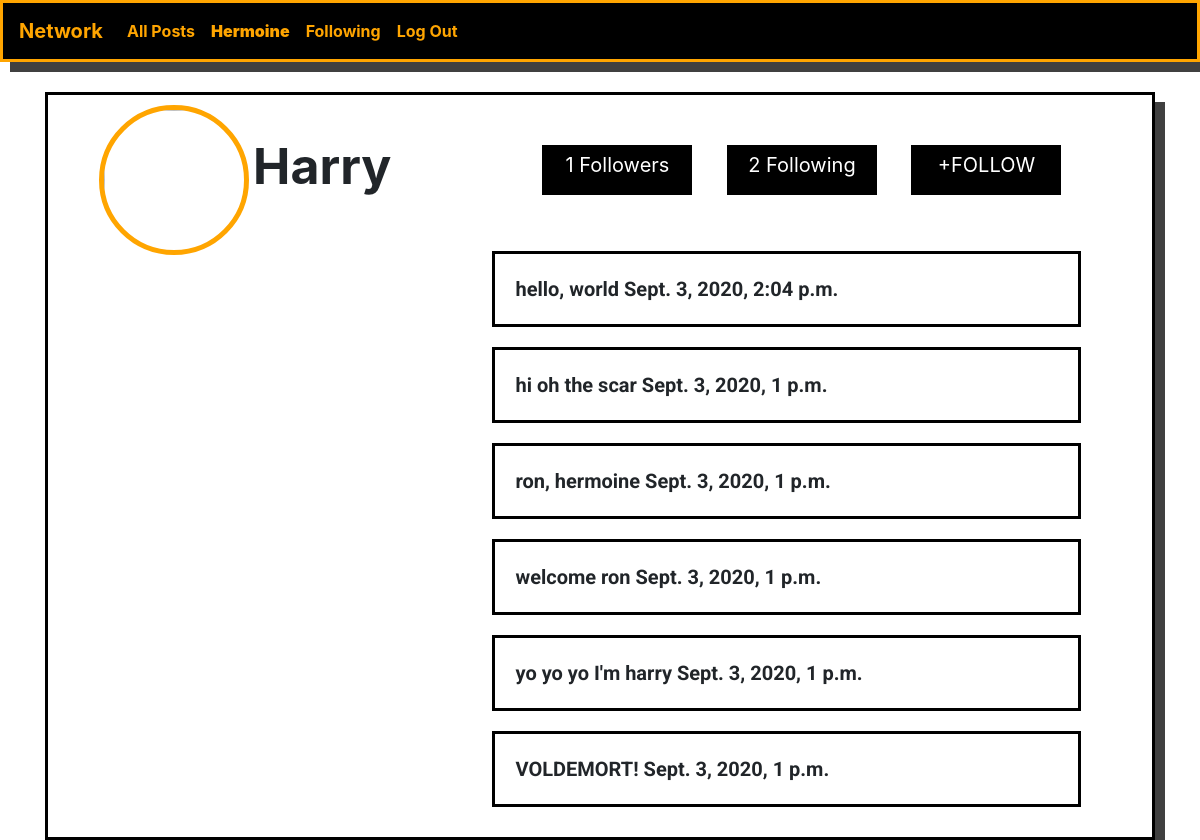
/profile/3 (signed in), run on the app's committed database.
### network/models.py (models this page shows, shortened)
class User(AbstractUser):
	pass

class Post(models.Model):
	post = models.CharField(max_length=350,blank = True, null = True)
	user = models.ForeignKey(User, on_delete=models.CASCADE)
	created_date = models.DateTimeField(default=timezone.now())

### network/views.py (the view)
# urls.py: path("profile/<str:user_id>", views.profile, name="profile"),
def profile(request, user_id):
    if request.user.is_authenticated:
        now = timezone.now()
        upcoming = Post.objects.filter(created_date__gte=now, user__in=User.objects.filter(id=user_id)).order_by('created_date')
        passed = Post.objects.filter(created_date__lt=now, user__in=User.objects.filter(id=user_id)).order_by('-created_date')
        username1 = User.objects.get(id=request.user.id)
        for post in passed:
            username = post.user
        user = User.objects.get(id=user_id)
        state = False
        for f in user.followers.all():
            if request.user.username == str(f):
                state = True
            else:
                state = False
        posts_list = list(upcoming) + list(passed)
        page = request.GET.get('page', 1)
        paginator = Paginator(posts_list, 10)
        try:
            allposts = paginator.page(page)
        except PageNotAnInteger:
            allposts = paginator.page(1)
        except EmptyPage:
            allposts = paginator.page(paginator.num_pages)
        return render(request, "network/profile.html",{
            "posts":allposts,
            "username":str(username),
            "user_id":user_id,
            "followers":user.followers.all().count(),
            "following":user.following.all().count(),
            "state":state
            })

### network/models.py (called while the page is built)
	def __str__(self):
		return self.user_id.username

### network/templates/network/profile.html (shortened to what this page needs)
{% extends "network/layout.html" %}
{% block body %}
<div class="container">
	<main>
		<div class="head">
			<div >
				<img class="profile " src="https://images.unsplash.com/photo-1581397867212-e05b3692d16b?ixlib=rb-1.2.1&ixid=eyJhcHBfaWQiOjEyMDd9&auto=format&fit=crop&w=500&q=60" >
				<span id="username">{{username}}</span>
			</div>
			<div >
				<div class="following">
					{% if user.username == username %}
						<div class="follow">
							<p ><a href="{% url 'followers' user_id %}">{{followers}} Followers</a></p>
                    		<p ><a  href="{% url 'following' user.id %}">{{following}} Following</a></p>
						</div>
					{% else %}
						<div class="follow">
							<p ><a href="{% url 'followers' user_id %}">{{followers}} Followers</a></p>
                    		<p ><a  href="{% url 'following' user.id %}">{{following}} Following</a></p>
								{% if state %}
						<p><a href="{%url 'unfollow' user_id%}">-UNFOLLOW {{follower.name}}</a></p>
						{% else %}
						<p ><a href="{%url 'follow' user_id%}">+FOLLOW</a></p>
						{% endif %}
						</div>
					{% endif %}
				</div>
				{% for post in posts %}
				    <div class="new_post">
				    	<div class="post">
				    		{{post.post}}
				    		{{post.created_date}}
				    	</div>
				    </div>
				{% endfor %}
			</div>
		</div>
	</main>
</div>
{% endblock %}

### network/templates/network/layout.html (shortened to what this page needs)
{% load static %}
<!DOCTYPE html>
<html lang="en">
    <head>
        <link rel="stylesheet" href="https://stackpath.bootstrapcdn.com/bootstrap/4.4.1/css/bootstrap.min.css">
        <link href="{% static 'network/styles.css' %}" rel="stylesheet">
    </head>
    <body>
        <nav id="navbar" class="navbar navbar-expand-lg navbar-light ">
            <a class="navbar-brand" href="#">Network</a>
            <div>
              <ul class="navbar-nav mr-auto">
                <li class="nav-item">
                  <a class="nav-link" href="{% url 'index' %}">All Posts</a>
                </li>
                {% if user.is_authenticated %}
                 <li class="nav-item">
                        <a class="nav-link" href="{% url 'profile' user.id %}"><strong>{{ user.username }} </strong></a>
                    </li>
                    <li class="nav-item">
                        <a class="nav-link" href="{% url 'following' user.id %}">Following</a>
                    </li>
                    <li class="nav-item">
                        <a class="nav-link" href="{% url 'logout' %}">Log Out</a>
                    </li>
                {% endif %}
              </ul>
            </div>
          </nav>
        <div class="body">
            {% block body %}
            {% endblock %}
        </div>
    </body>
</html>

### network/static/network/styles.css (style rules this page uses)
.new_post { border:3px solid black; padding: 20px; margin: 20px; }
#navbar { background-color: black; border:solid orange 3px; font-weight: bolder; box-shadow: 10px 10px 0px 0px rgba(0,0,0,0.75); margin-bottom: 30px; }
#navbar a { color:orange; }
.following { border:1px solid black; padding: 20px; margin: 20px; }
.post { font-family: 'Roboto', sans-serif; font-weight: bolder; font-size: 20px; }

### network/templates/network/profile.html (style rules this page uses)
.head { display: flex; justify-content: space-around; margin: 10px; }
main { border:solid black 3px; width: 100%; height: auto; margin: auto; box-shadow: 10px 10px 0px 0px rgba(0,0,0,0.75); }
.profile { width: 150px; height: 150px; border-radius: 50%; border: solid 5px orange; }
.head p { font-size:20px; }
.follow p { width: 150px; height: 50px; text-align: center; padding: 5px; background-color: black; display: inline-block; margin-left: 30px; }
.following { border:none !important; }
#username { font-weight: bolder; font-size: 50px; }
.follow p a { color: white; }

### data on the page
User: username "Hermoine"
User: username "Harry"
Post: post "hello, world", created_date "Sept. 3, 2020, 2:04 p.m."
Post: post "hi oh the scar", created_date "Sept. 3, 2020, 1 p.m."
Post: post "ron, hermoine", created_date "Sept. 3, 2020, 1 p.m."
Post: post "welcome ron", created_date "Sept. 3, 2020, 1 p.m."
Post: post "yo yo yo I'm harry", created_date "Sept. 3, 2020, 1 p.m."
Post: post "VOLDEMORT!", created_date "Sept. 3, 2020, 1 p.m."

### other printed values
{{ followers }} "1"
{{ following }} "2"
